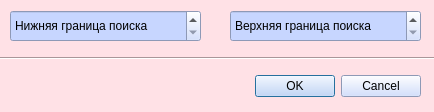
<?xml version="1.0" encoding="UTF-8"?>
<ui version="4.0">
 <class>intNumberParameterDialog</class>
 <widget class="QDialog" name="intNumberParameterDialog">
  <property name="geometry">
   <rect>
    <x>0</x>
    <y>0</y>
    <width>434</width>
    <height>112</height>
   </rect>
  </property>
  <property name="windowTitle">
   <string>YourText</string>
  </property>
  <property name="windowIcon">
   <iconset>
    <normaloff>icons/png-transparent-computer-icons-magnifying-glass-magnifier-magnifying-glass-text-interface-magnifier-thumbnail-removebg-preview.png</normaloff>icons/png-transparent-computer-icons-magnifying-glass-magnifier-magnifying-glass-text-interface-magnifier-thumbnail-removebg-preview.png</iconset>
  </property>
  <property name="styleSheet">
   <string notr="true">background-color: rgb(255, 225, 230);</string>
  </property>
  <widget class="QDialogButtonBox" name="buttonBox">
   <property name="geometry">
    <rect>
     <x>250</x>
     <y>70</y>
     <width>171</width>
     <height>32</height>
    </rect>
   </property>
   <property name="styleSheet">
    <string notr="true">background-color: rgb(199, 214, 255);</string>
   </property>
   <property name="orientation">
    <enum>Qt::Horizontal</enum>
   </property>
   <property name="standardButtons">
    <set>QDialogButtonBox::Cancel|QDialogButtonBox::Ok</set>
   </property>
  </widget>
  <widget class="QSpinBox" name="maximalValueSpinBox">
   <property name="geometry">
    <rect>
     <x>230</x>
     <y>10</y>
     <width>191</width>
     <height>32</height>
    </rect>
   </property>
   <property name="cursor">
    <cursorShape>ArrowCursor</cursorShape>
   </property>
   <property name="styleSheet">
    <string notr="true">background-color: rgb(199, 214, 255);</string>
   </property>
   <property name="buttonSymbols">
    <enum>QAbstractSpinBox::UpDownArrows</enum>
   </property>
   <property name="specialValueText">
    <string>Верхняя граница поиска</string>
   </property>
   <property name="accelerated">
    <bool>true</bool>
   </property>
   <property name="maximum">
    <number>1000000000</number>
   </property>
   <property name="stepType">
    <enum>QAbstractSpinBox::AdaptiveDecimalStepType</enum>
   </property>
  </widget>
  <widget class="QSpinBox" name="minimalValueSpinBox">
   <property name="geometry">
    <rect>
     <x>10</x>
     <y>10</y>
     <width>191</width>
     <height>32</height>
    </rect>
   </property>
   <property name="cursor">
    <cursorShape>ArrowCursor</cursorShape>
   </property>
   <property name="styleSheet">
    <string notr="true">background-color: rgb(199, 214, 255);</string>
   </property>
   <property name="buttonSymbols">
    <enum>QAbstractSpinBox::UpDownArrows</enum>
   </property>
   <property name="specialValueText">
    <string>Нижняя граница поиска</string>
   </property>
   <property name="accelerated">
    <bool>true</bool>
   </property>
   <property name="maximum">
    <number>1000000000</number>
   </property>
   <property name="stepType">
    <enum>QAbstractSpinBox::AdaptiveDecimalStepType</enum>
   </property>
  </widget>
  <widget class="Line" name="line">
   <property name="geometry">
    <rect>
     <x>0</x>
     <y>50</y>
     <width>441</width>
     <height>16</height>
    </rect>
   </property>
   <property name="orientation">
    <enum>Qt::Horizontal</enum>
   </property>
  </widget>
 </widget>
 <resources/>
 <connections>
  <connection>
   <sender>buttonBox</sender>
   <signal>accepted()</signal>
   <receiver>intNumberParameterDialog</receiver>
   <slot>accept()</slot>
   <hints>
    <hint type="sourcelabel">
     <x>248</x>
     <y>254</y>
    </hint>
    <hint type="destinationlabel">
     <x>157</x>
     <y>274</y>
    </hint>
   </hints>
  </connection>
  <connection>
   <sender>buttonBox</sender>
   <signal>rejected()</signal>
   <receiver>intNumberParameterDialog</receiver>
   <slot>reject()</slot>
   <hints>
    <hint type="sourcelabel">
     <x>316</x>
     <y>260</y>
    </hint>
    <hint type="destinationlabel">
     <x>286</x>
     <y>274</y>
    </hint>
   </hints>
  </connection>
 </connections>
</ui>
